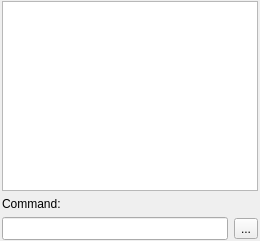
<?xml version="1.0" encoding="UTF-8"?>
<ui version="4.0">
 <class>QG_Py_CommandWidget</class>
 <widget class="QWidget" name="QG_Py_CommandWidget">
  <property name="geometry">
   <rect>
    <x>0</x>
    <y>0</y>
    <width>260</width>
    <height>241</height>
   </rect>
  </property>
  <property name="windowTitle">
   <string>Command Line</string>
  </property>
  <layout class="QGridLayout" name="gridLayout" rowstretch="10,0,0">
   <property name="leftMargin">
    <number>2</number>
   </property>
   <property name="topMargin">
    <number>1</number>
   </property>
   <property name="rightMargin">
    <number>2</number>
   </property>
   <property name="bottomMargin">
    <number>1</number>
   </property>
   <item row="2" column="0">
    <widget class="QG_Py_CommandEdit" name="leCommand">
     <property name="minimumSize">
      <size>
       <width>0</width>
       <height>23</height>
      </size>
     </property>
     <property name="baseSize">
      <size>
       <width>0</width>
       <height>23</height>
      </size>
     </property>
     <property name="toolTip">
      <string>Enter your command here</string>
     </property>
    </widget>
   </item>
   <item row="2" column="1">
    <widget class="QToolButton" name="options_button">
     <property name="toolTip">
      <string>Click to see more options</string>
     </property>
     <property name="text">
      <string>...</string>
     </property>
     <property name="icon">
      <iconset resource="../../../../res/icons/icons.qrc">
       <normaloff>:/icons/options.svg</normaloff>:/icons/options.svg</iconset>
     </property>
     <property name="iconSize">
      <size>
       <width>12</width>
       <height>12</height>
      </size>
     </property>
     <property name="popupMode">
      <enum>QToolButton::InstantPopup</enum>
     </property>
     <property name="toolButtonStyle">
      <enum>Qt::ToolButtonIconOnly</enum>
     </property>
    </widget>
   </item>
   <item row="1" column="0" colspan="2">
    <widget class="QLabel" name="lCommand">
     <property name="text">
      <string>Command:</string>
     </property>
     <property name="wordWrap">
      <bool>false</bool>
     </property>
    </widget>
   </item>
   <item row="0" column="0" colspan="2">
    <widget class="QG_Py_CommandHistory" name="teHistory">
     <property name="sizePolicy">
      <sizepolicy hsizetype="Expanding" vsizetype="Minimum">
       <horstretch>0</horstretch>
       <verstretch>0</verstretch>
      </sizepolicy>
     </property>
     <property name="minimumSize">
      <size>
       <width>1</width>
       <height>1</height>
      </size>
     </property>
     <property name="focusPolicy">
      <enum>Qt::NoFocus</enum>
     </property>
     <property name="toolTip">
      <string>Command history and output</string>
     </property>
     <property name="lineWidth">
      <number>0</number>
     </property>
     <property name="horizontalScrollBarPolicy">
      <enum>Qt::ScrollBarAlwaysOff</enum>
     </property>
     <property name="documentTitle">
      <string notr="true"/>
     </property>
     <property name="undoRedoEnabled">
      <bool>false</bool>
     </property>
     <property name="readOnly">
      <bool>true</bool>
     </property>
     <property name="html">
      <string notr="true">&lt;!DOCTYPE HTML PUBLIC &quot;-//W3C//DTD HTML 4.0//EN&quot; &quot;http://www.w3.org/TR/REC-html40/strict.dtd&quot;&gt;
&lt;html&gt;&lt;head&gt;&lt;meta name=&quot;qrichtext&quot; content=&quot;1&quot; /&gt;&lt;meta charset=&quot;utf-8&quot; /&gt;&lt;style type=&quot;text/css&quot;&gt;
p, li { white-space: pre-wrap; }
hr { height: 1px; border-width: 0; }
li.unchecked::marker { content: &quot;\2610&quot;; }
li.checked::marker { content: &quot;\2612&quot;; }
&lt;/style&gt;&lt;/head&gt;&lt;body style=&quot; font-family:'Segoe UI'; font-size:9pt; font-weight:400; font-style:normal;&quot;&gt;
&lt;p style=&quot;-qt-paragraph-type:empty; margin-top:0px; margin-bottom:0px; margin-left:0px; margin-right:0px; -qt-block-indent:0; text-indent:0px; font-family:'Sans'; font-size:10pt;&quot;&gt;&lt;br /&gt;&lt;/p&gt;&lt;/body&gt;&lt;/html&gt;</string>
     </property>
     <property name="acceptRichText">
      <bool>false</bool>
     </property>
     <property name="linkUnderline" stdset="0">
      <bool>false</bool>
     </property>
    </widget>
   </item>
  </layout>
 </widget>
 <layoutdefault spacing="6" margin="11"/>
 <customwidgets>
  <customwidget>
   <class>QG_Py_CommandHistory</class>
   <extends>QTextEdit</extends>
   <header>qg_py_commandhistory.h</header>
  </customwidget>
  <customwidget>
   <class>QG_Py_CommandEdit</class>
   <extends>QLineEdit</extends>
   <header>qg_py_commandedit.h</header>
  </customwidget>
 </customwidgets>
 <resources>
  <include location="../../../../res/icons/icons.qrc"/>
  <include location="../../../../res/icons/icons.qrc"/>
 </resources>
 <connections/>
</ui>
